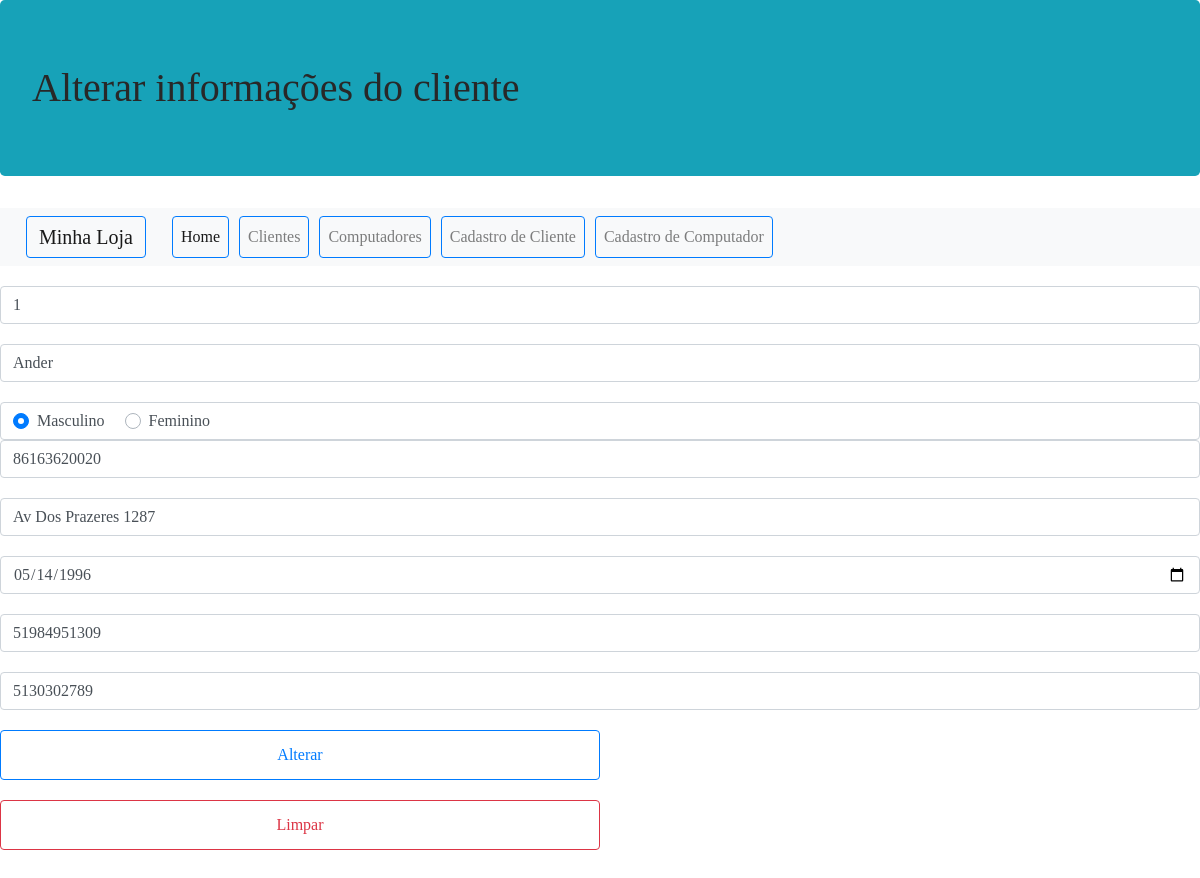
Screenshot of /alterarCliente.php?id=1 with the database file from the repository.
### tables this page shows
CREATE TABLE `cliente` (
  `id` bigint(20) NOT NULL,
  `nome` varchar(70) NOT NULL,
  `sexo` varchar(9) NOT NULL,
  `cpf` varchar(11) NOT NULL,
  `endereco` varchar(150) NOT NULL,
  `datanascimento` date NOT NULL,
  `celular` varchar(11) NOT NULL,
  `telefone` varchar(10) NOT NULL
);

### dao/conexaoBanco.class.php (called while the page is built, shortened)
<?php
    class ConexaoBanco extends PDO
    {
        private static $_instance = null;
        public static function getInstance()
        {
            try {
                if (!isset(self::$_instance)) {
                    self::$_instance = new ConexaoBanco ("mysql:dbname=projetoander;host=localhost", "root", "");
                }
                return self::$_instance;
            } catch(PDOException $_error) {
                echo "Erro ao conectar! " . $_error;
            }
        }
    }

### dao/clientedao.class.php (called while the page is built, shortened)
<?php
    include "conexaoBanco.class.php";
    class ClienteDAO
    {
        private $conexao = null;
        public function __construct()
        {
            $this->conexao = ConexaoBanco::getInstance();
        }
        public function filtrar($pesquisa, $filtro)
        {
            try {
            $query="";
            switch($filtro) {
                case "codigo":
                    $query = "where id=$pesquisa";
                    break;
            }
            $statement = $this->conexao->query("select * from cliente {$query}");
            $array = $statement->fetchAll(PDO::FETCH_CLASS, 'Cliente');
            return $array;
            } catch(PDOException $error) {
            echo "Erro ao filtrar cliente! ".$error;
            }
        }
    }

### modelo/cliente.class.php (called while the page is built, shortened)
<?php
    class Cliente
    {
        public function __GET($atributo)
        {
            return $this->$atributo;
        }
    }

### alterarCliente.php (the view, shortened to what this page needs)
<!DOCTYPE html>
<html lang="pt-br" dir="ltr">
  <head>
    <link rel="stylesheet" href="https://stackpath.bootstrapcdn.com/bootstrap/4.3.1/css/bootstrap.min.css">
    <link rel="stylesheet" type="text/css" href="css/style.css">
  </head>
  <body>
    <div class="box">
        <h1 class="jumbotron bg-info">Alterar informações do cliente</h1>
        <nav class="navbar navbar-expand-lg navbar-light bg-light">
            <a href="index.php" class="navbar-brand btn btn-outline-primary btn-menu">Minha Loja</a>
            <div class="collapse navbar-collapse" id="navbarNav">
                <ul class="navbar-nav">
                    <li class="nav-item active">
                        <a href="index.php" class="nav-link btn btn-outline-primary btn-menu">Home</a>
                    </li>
                    <li class="nav-item">
                        <a href="clientes.php" class="nav-link btn btn-outline-primary btn-menu">Clientes</a>
                    </li>
                    <li class="nav-item">
                        <a href="computadores.php" class="nav-link btn btn-outline-primary btn-menu">Computadores</a>
                    </li>
                    <li class="nav-item">
                        <a href="cadastroCliente.php" class="nav-link btn btn-outline-primary btn-menu">Cadastro de Cliente</a>
                    </li>
                    <li class="nav-item">
                        <a href="cadastroComputador.php" class="nav-link btn btn-outline-primary btn-menu">Cadastro de Computador</a>
                    </li>
                </ul>
            </div>
        </nav>
        <?php
            if(isset($_GET['id'])) {
                include 'dao/clientedao.class.php';
                include 'modelo/cliente.class.php';
                $clienteDAO = new ClienteDAO();
                $array = $clienteDAO->filtrar($_GET['id'], "codigo");
                $cliente = $array[0];
            }
        ?>
        <form name="cad" method="post" action="alterarCliente.php" id="app">
            <div class="form-group">
                <input type="text" name="codigo" placeholder="Código do cliente" class="form-control" value="<?php if(isset($cliente)) echo $cliente->id; ?>" required>
            </div>
            <div class="form-group">
                <input type="text" name="nome" placeholder="Digite o seu nome" value="<?php if(isset($cliente)) echo $cliente->nome; ?>" autofocus class="form-control"  pattern="^[a-zA-ZàÀèÈìÌòÒùÙáÁéÉíÍóÓúÚýÝâÂêÊîÎôÔûÛãÃñÑõÕäÄëËïÏçöÖüÜÿŸ ]{2,70}$" title="Digite apenas letras,maximo 70 dígitos!" required>
            </div>
            <div class="form-control">
                <div class="custom-control custom-radio custom-control-inline">
                    <label class="custom-control-label" for="customRadioInline1">Masculino</label>
                </div>
                <div class="custom-control custom-radio custom-control-inline">
                    <label class="custom-control-label" for="customRadioInline2">Feminino</label>
                </div>
            </div>
            <div class="form-group">
                <input type="text" name="cpf" placeholder="Digite seu cpf" value="<?php if(isset($cliente)) echo $cliente->cpf; ?>" class="form-control"  pattern="^[0-9]{3}.?[0-9]{3}.?[0-9]{3}-?[0-9]{2}$" title="Digite apenas números, 11 dígitos!"  required>
            </div>
            <div class="form-group">
                <input type="text" name="endereco" placeholder="Digire seu endereço" value="<?php if(isset($cliente)) echo $cliente->endereco; ?>" class="form-control"  pattern="^[a-zA-Z0-9àÀèÈìÌòÒùÙáÁéÉíÍóÓúÚýÝâÂêÊîÎôÔûÛãÃñÑõÕäÄëËïÏçöÖüÜÿŸ,.\- ]{2,70}$" title="Digite o endereço corretamente,maximo 70 dígitos!" required>
            </div>
            <div class="form-group">
                <input type="date" name="dataNascimento" value="<?php if(isset($cliente)) echo $cliente->datanascimento; ?>" class="form-control" title="Digite a sua data de nascimento" required>
            </div>
            <div class="form-group">
                <input type="text" name="celular" placeholder="Digite seu celular" value="<?php if(isset($cliente)) echo $cliente->celular; ?>" class="form-control"  pattern="^[0-9]{0,11}$" title="Digite apenas números,maximo 11 dígitos!" required>
            </div>
            <div class="form-group">
                <input type="text" name="telefone" placeholder="Digite seu telefone" value="<?php if(isset($cliente)) echo $cliente->telefone; ?>" class="form-control"  pattern="^[0-9]{0,11}$" title="Digite apenas números,maximo 11 dígitos!" required>
            </div>
            <div class="form-group">
                <input type="submit" name="alterar" value="Alterar" class="btn btn-outline-primary btncad">
                <input type="reset" value="Limpar" class="btn btn-outline-danger btncad">
            </div>
        </form>
    </div>
</body>
</html>

### css/style.css (style rules this page uses)
body { font-family: tahoma; color:#282828; margin: 0px; }
input { width: 100%; height: 25px; margin-bottom: 20px; }
.btn-menu { margin-left: 10px; }
#app { margin-top: 20px; }
.btncad { width: 50%; height: 50px; margin-bottom: 20px; }

### rows the page displays
cliente: codigo "1", nome "Ander", cpf "86163620020", endereco "Av Dos Prazeres 1287", dataNascimento "05/14/1996", celular "51984951309", telefone "5130302789"
